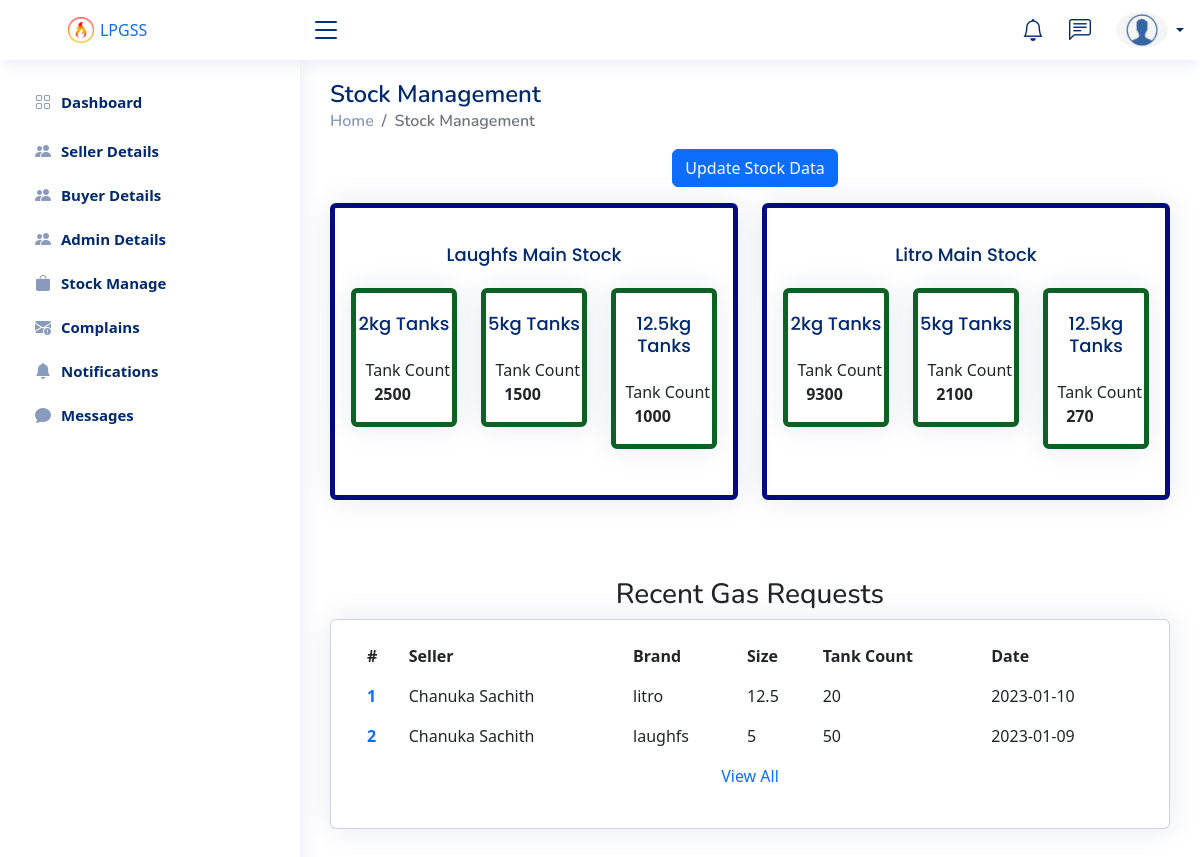
Screenshot of /pannels/admin/stockManage.php (signed in) with the database file from the repository.
### tables this page shows
CREATE TABLE `main_stock` (
  `laughfs2kg` int NOT NULL,
  `laughfs5kg` int NOT NULL,
  `laughfs12kg` int NOT NULL,
  `litro2kg` int NOT NULL,
  `litro5kg` int NOT NULL,
  `litro12kg` int NOT NULL
);

CREATE TABLE `gas_requests` (
  `id` int NOT NULL,
  `userNic` varchar(12) NOT NULL,
  `tankType` varchar(15) NOT NULL,
  `tankSize` float NOT NULL,
  `aprovel` int NOT NULL DEFAULT '0',
  `date` date NOT NULL,
  `lotSize` int NOT NULL,
  `noific` int NOT NULL DEFAULT '0'
);

CREATE TABLE `user_details` (
  `nic` varchar(12) NOT NULL,
  `firstName` varchar(50) NOT NULL,
  `lastName` varchar(50) NOT NULL,
  `gmail` varchar(100) NOT NULL,
  `address` varchar(100) NOT NULL,
  `password` varchar(100) NOT NULL,
  `status` int NOT NULL DEFAULT '0',
  `registerd` timestamp NOT NULL DEFAULT CURRENT_TIMESTAMP,
  `roleId` int NOT NULL
);

### pannels/admin/stockManage.php (the view, shortened to what this page needs)
<?php
    include_once "database/connection.php";
?>
<!DOCTYPE html>
<html lang="en">
<head>
    <link rel="stylesheet" href="styles/style.css">
    <link rel="stylesheet" href="vendor/bootstrap/css/bootstrap.min.css">
    <link rel="stylesheet" href="vendor/bootstrap-icons/bootstrap-icons.css">
    <link rel="stylesheet" href="vendor/boxicons/css/boxicons.min.css">
    <link rel="stylesheet" href="vendor/quill/quill.snow.css">
    <link rel="stylesheet" href="vendor/quill/quill.bubble.css">
    <link rel="stylesheet" href="vendor/remixicon/remixicon.css">
    <link rel="stylesheet" href="vendor/simple-datatables/style.css">
</head>
<body>
        <?php
            include_once "layouts/topnav.php";
            include_once "layouts/sidenavbar.php";
        ?>
    <main id="main" class="main stock-view">
        <div class="pagetitle">
            <h1>Stock Management</h1>
            <nav>
                <ol class="breadcrumb">
                    <li class="breadcrumb-item"><a href="dashboard.php">Home</a></li>
                    <li class="breadcrumb-item active">Stock Management</li>
                </ol>
            </nav>
        </div>
        <div class="text-center">
            <button class="btn btn-primary btn-md mb-3" id="update-stock">Update Stock Data</button>
        </div>
        <?php
            $query = mysqli_query($con,"SELECT * FROM main_stock");
            $row = mysqli_fetch_assoc($query);
        ?>
            <div class="row">
                <div class="col-sm-6">
                    <div class="card"  style="border: solid 5px rgb(4, 10, 128);">
                        <div class="card-body">
                            <h5 class="card-title text-center font-weight-bold">Laughfs Main Stock</h5>
                            <div class="row">
                                <div class="col-sm-4">
                                    <div class="card"  style="border: solid 5px rgb(14, 97, 36);">
                                        <h5 class="card-title font-weight-bold text-center">2kg Tanks</h5>
                                        <p style="margin-left: 10%;">Tank Count <span style="margin-left: 10%; font-size: 1rem; font-weight: bold;"><?= $row['laughfs2kg'] ?></span></p>
                                    </div>
                                </div>
                                <div class="col-sm-4">
                                    <div class="card"  style="border: solid 5px rgb(14, 97, 36);">
                                        <h5 class="card-title font-weight-bold text-center">5kg Tanks</h5>
                                        <p style="margin-left: 10%;">Tank Count <span style="margin-left: 10%; font-size: 1rem; font-weight: bold;"><?= $row['laughfs5kg'] ?></span></p>
                                    </div>
                                </div>
                                <div class="col-sm-4">
                                    <div class="card"  style="border: solid 5px rgb(14, 97, 36);">
                                        <h5 class="card-title font-weight-bold text-center">12.5kg Tanks</h5>
                                        <p style="margin-left: 10%;">Tank Count <span style="margin-left: 10%; font-size: 1rem; font-weight: bold;"><?= $row['laughfs12kg'] ?></span></p>
                                    </div>
                                </div>
                            </div>
                        </div>
                    </div>
                </div>
                <div class="col-sm-6">
                    <div class="card"  style="border: solid 5px rgb(4, 10, 128);">
                        <div class="card-body">
                            <h5 class="card-title text-center font-weight-bold">Litro Main Stock</h5>
                            <div class="row">
                                <div class="col-sm-4">
                                    <div class="card"  style="border: solid 5px rgb(14, 97, 36);">
                                        <h5 class="card-title font-weight-bold text-center">2kg Tanks</h5>
                                        <p style="margin-left: 10%;">Tank Count <span style="margin-left: 10%; font-size: 1rem; font-weight: bold;"><?= $row['litro2kg'] ?></span></p>
                                    </div>
                                </div>
                                <div class="col-sm-4">
                                    <div class="card"  style="border: solid 5px rgb(14, 97, 36);">
                                        <h5 class="card-title font-weight-bold text-center">5kg Tanks</h5>
                                        <p style="margin-left: 10%;">Tank Count <span style="margin-left: 10%; font-size: 1rem; font-weight: bold;"><?= $row['litro5kg'] ?></span></p>
                                    </div>
                                </div>
                                <div class="col-sm-4">
                                    <div class="card"  style="border: solid 5px rgb(14, 97, 36);">
                                        <h5 class="card-title font-weight-bold text-center">12.5kg Tanks</h5>
                                        <p style="margin-left: 10%;">Tank Count <span style="margin-left: 10%; font-size: 1rem; font-weight: bold;"><?= $row['litro12kg'] ?></span></p>
                                    </div>
                                </div>
                            </div>
                        </div>
                    </div>
                </div>
            </div>
            <div class="row mt-5">
                <div class="container">
                    <h3 class="text-center">Recent Gas Requests</h3>
                    <div class="card container recent-sales overflow-auto">
                        <div class="card-body">
                            <table class="table table-borderless">
                                <thead>
                                    <tr>
                                        <th scope="col">#</th>
                                        <th scope="col">Seller</th>
                                        <th scope="col">Brand</th>
                                        <th scope="col">Size</th>
                                        <th scope="col">Tank Count</th>
                                        <th scope="col">Date</th>
                                    </tr>
                                </thead>
                                <tbody>
                                    <?php
                                        $loop = 1;
                                        $query = mysqli_query($con, "SELECT * FROM gas_requests,user_details WHERE user_details.nic = gas_requests.userNic ORDER BY id DESC LIMIT 5");
                                        while($row = mysqli_fetch_assoc($query)){
                                            echo '
                                                <tr>
                                                    <th scope="row"><a href="#">'.$loop.'</a></th>
                                                    <td>'.$row['firstName'].' '.$row['lastName'].'</td>
                                                    <td>'.$row['tankType'].'</td>
                                                    <td>'.$row['tankSize'].'</td>
                                                    <td>'.$row['lotSize'].'</td>
                                                    <td>'.$row['date'].'</td>
                                                </tr>';
                                            ++$loop;
                                        }
                                    ?>
                                    <tr>
                                        <td colspan="6" class="text-center" id="view-all-requests"><a href="#">View All</a></td>
                                    </tr>
                                </tbody>
                            </table>
                        </div>
                    </div>
                </div>
            </div>
    </main>
</body>
</html>

### pannels/admin/styles/style.css (style rules this page uses)
:root { scroll-behavior: smooth; }
body { font-family: "Open Sans", sans-serif; background: #f6f9ff; color: #444444; }
a { color: #4154f1; text-decoration: none; }
h1, h2, h3, h4, h5, h6 { font-family: "Nunito", sans-serif; }
#main { margin-top: 60px; padding: 20px 30px; transition: all 0.3s; }
.pagetitle { margin-bottom: 10px; }
.pagetitle h1 { font-size: 24px; margin-bottom: 0; font-weight: 600; color: #012970; }
.card { margin-bottom: 30px; border: none; border-radius: 5px; box-shadow: 0px 0 30px rgba(1, 41, 112, 0.1); }
.card-title { padding: 20px 0 15px 0; font-size: 18px; font-weight: 500; color: #012970; font-family: "Poppins", sans-serif; }
.card-body { padding: 0 20px 20px 20px; }
.breadcrumb { font-size: 14px; font-family: "Nunito", sans-serif; color: #899bbd; font-weight: 600; }
.breadcrumb a { color: #899bbd; transition: 0.3s; }
.breadcrumb .breadcrumb-item::before { color: #899bbd; }
.breadcrumb .active { color: #51678f; font-weight: 600; }
@media (min-width: 1200px) { #main, #footer { margin-left: 300px; } }

### pannels/admin/stockManage.php (style rules this page uses)
a { text-decoration: none; }
button { margin-left: 10px; }

### rows the page displays
main_stock: laughfs2kg "2500", laughfs5kg "1500", laughfs12kg "1000", litro2kg "9300", litro5kg "2100", litro12kg "270"
gas_requests: user_details.firstName "Chanuka", user_details.lastName "Sachith", tankType "litro", tankSize "12.5", lotSize "20", date "2023-01-10"
gas_requests: user_details.firstName "Chanuka", user_details.lastName "Sachith", tankType "laughfs", tankSize "5", lotSize "50", date "2023-01-09"
